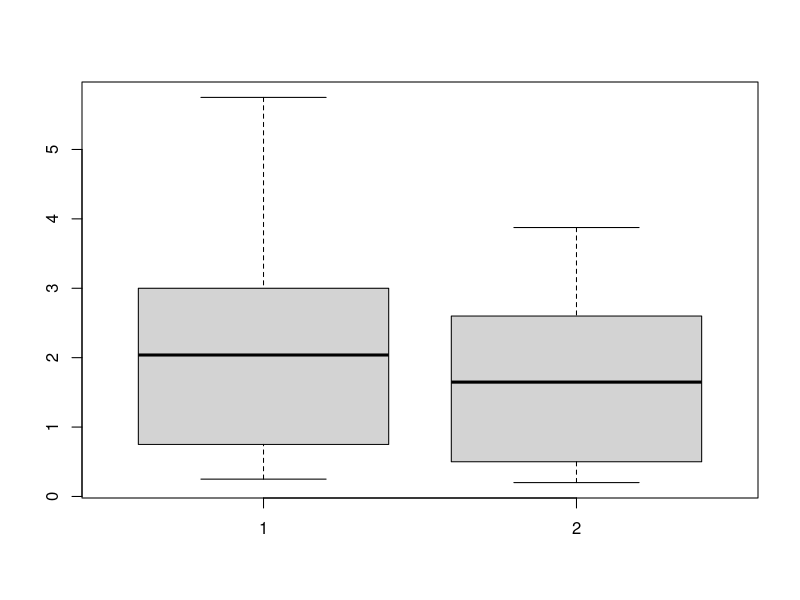
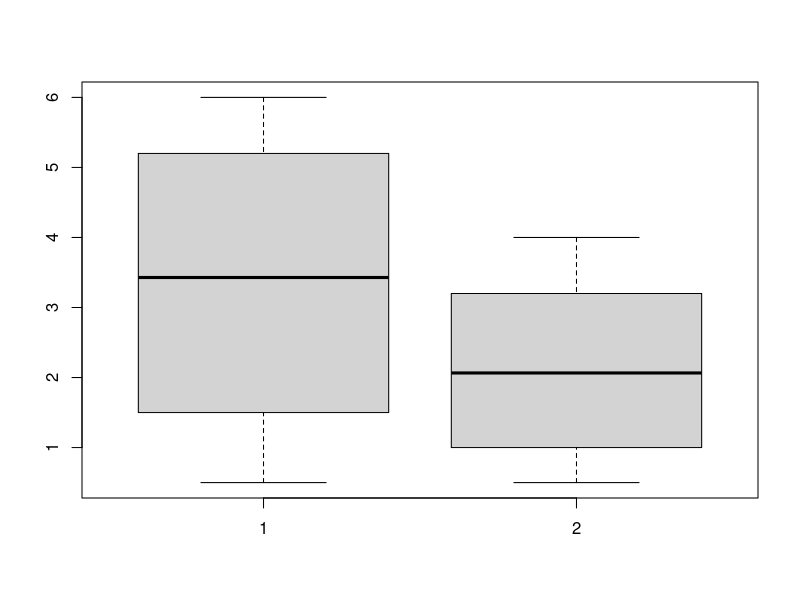
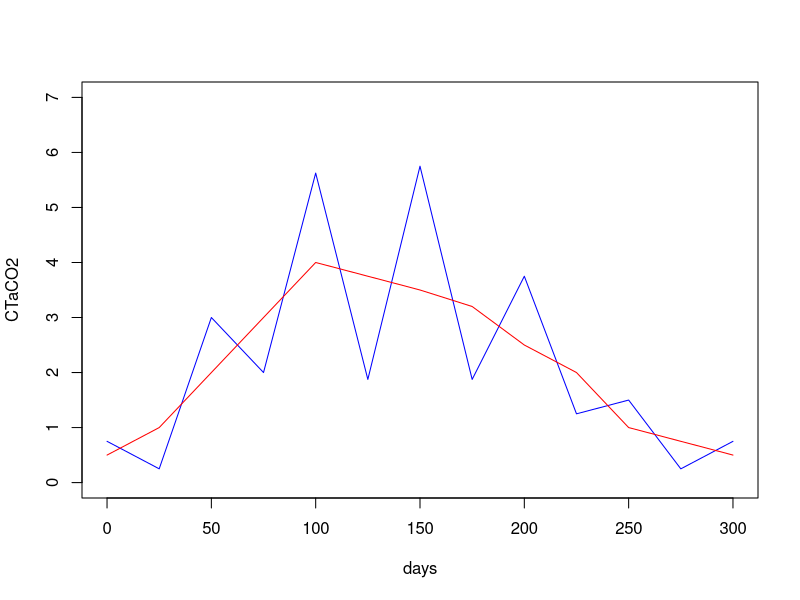
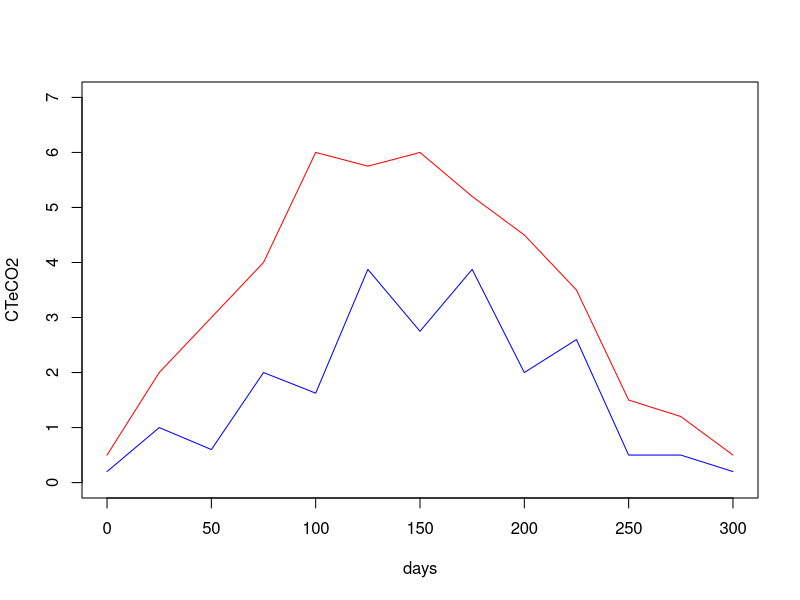
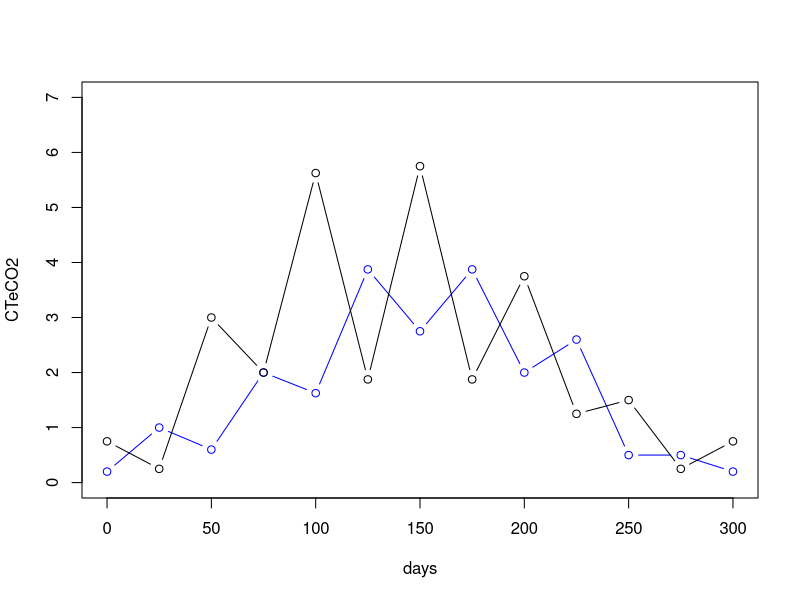
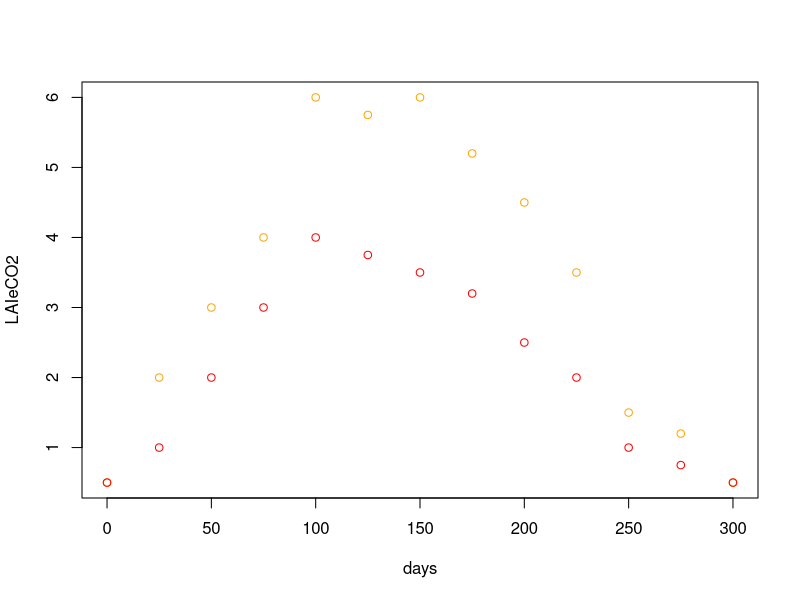

These charts were generated, in order, by the following R code:
## ---- chunk 1
knitr::opts_chunk$set(echo = TRUE)
## ---- chunk 2

# Canopy Transpiration (mm/day) under ambient CO2
CTaCO2<-c(0.75,0.25,3,2,5.625,1.875,5.75,1.875,3.75,1.25,1.5,0.25,0.75)

# Leaf Area Index (m^2/m^2)under ambient CO2
LAIaCO2<-c(0.5,1,2,3,4,3.75,3.5,3.2,2.5,2,1,0.75,0.5)

#days of obesrvation
days<-c(0,25,50,75,100,125,150,175,200,225,250,275,300)

# Canopy Transpiration (mm/day) under elevated CO2
CTeCO2<-c(0.2,1,0.6,2,1.625,3.875,2.75,3.875,2,2.6,0.5,0.5,0.2)

# Leaf Area Index (m^2/m^2)under elevated CO2
LAIeCO2<-c(0.5,2,3,4,6,5.75,6,5.2,4.5,3.5,1.5,1.2,0.5)


boxplot(summary(CTaCO2),summary(CTeCO2))
boxplot(summary(LAIeCO2),summary(LAIaCO2))

## ---- chunk 3
plot(days,CTaCO2,type="l",col="blue",ylim = c(0,7))
lines(days,LAIaCO2,col="red")

plot(days,CTeCO2,type="l",col="blue",ylim = c(0,7))
lines(days,LAIeCO2,col="red")

plot(days,CTeCO2,type="b",col="blue",ylim = c(0,7))
points(days,CTaCO2,type="b",col="black")

plot(days,LAIeCO2,col="orange")
points(days,LAIaCO2,col="red")


